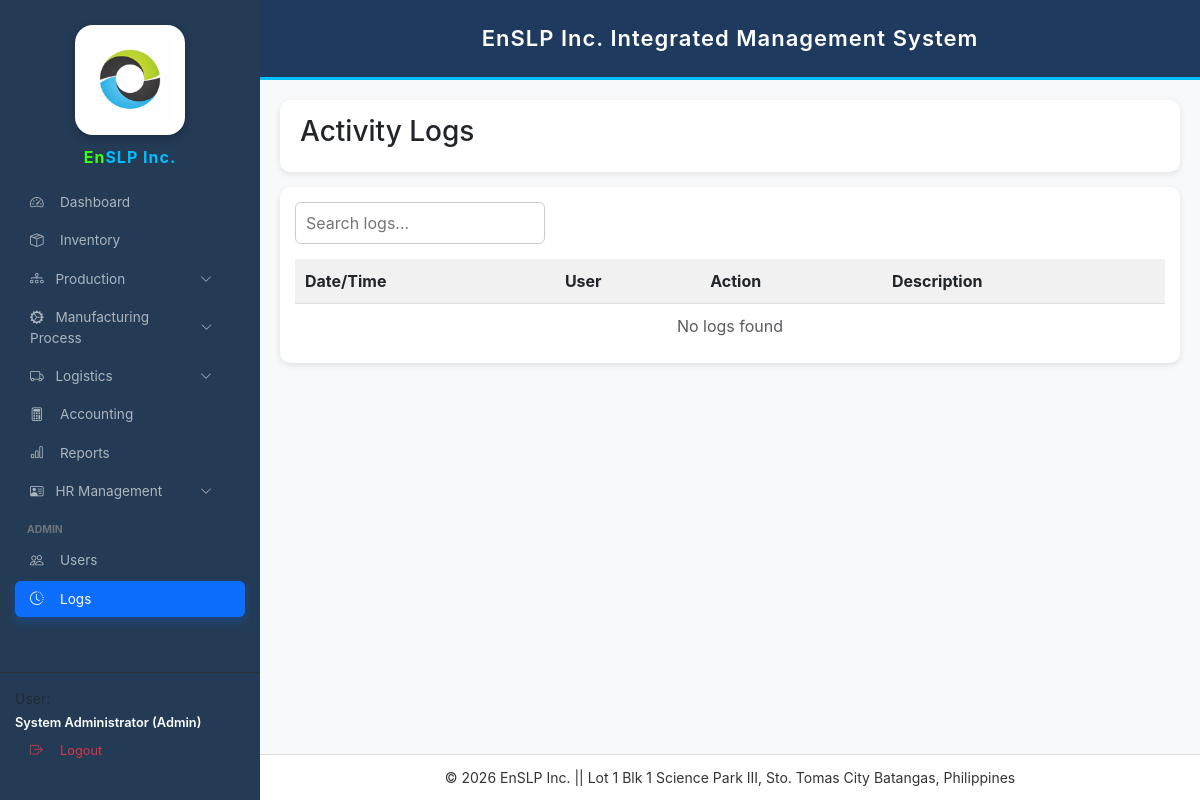
Before: /logs.php (signed in) with the older database file.
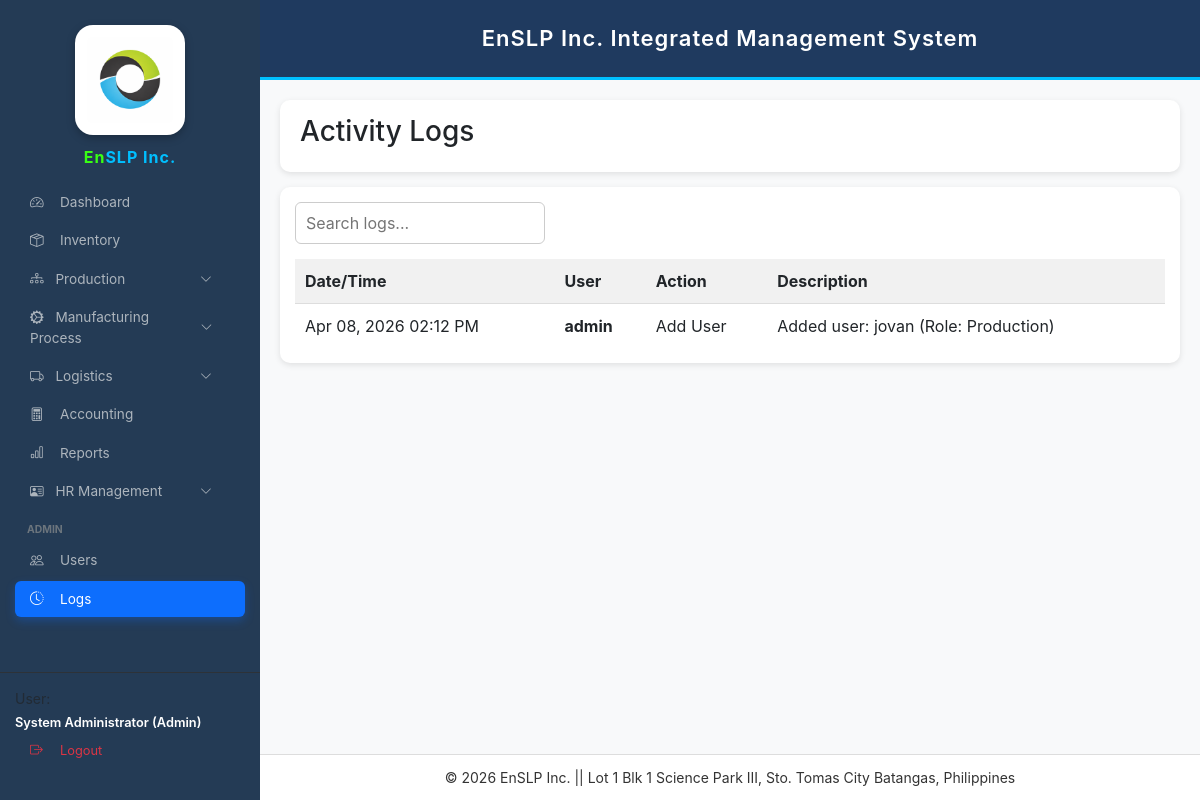
After: the same page with the newer database file.
### tables this page shows
CREATE TABLE `logs` (
  `id` int(11) NOT NULL,
  `user_id` int(11) DEFAULT NULL,
  `action` varchar(100) DEFAULT NULL,
  `description` text DEFAULT NULL,
  `timestamp` datetime DEFAULT current_timestamp()
);

CREATE TABLE `users` (
  `id` int(11) NOT NULL,
  `username` varchar(50) NOT NULL,
  `full_name` varchar(100) DEFAULT NULL,
  `password` varchar(255) DEFAULT NULL,
  `role` varchar(20) DEFAULT 'Admin',
  `status` varchar(20) DEFAULT 'active'
);

### logs.php (the view, shortened to what this page needs)
<?php
include 'config.php';
?>
<!DOCTYPE html>
<html lang="en">
<head>
<link href="https://cdn.jsdelivr.net/npm/bootstrap@5.3.0/dist/css/bootstrap.min.css" rel="stylesheet">
</head>
<body>
<?php include 'sidebar.php'; ?>
<?php include "header.php"; ?>
<div class="main-content">
    <div class="title-card">
        <h3>Activity Logs</h3>
    </div>
    <div class="table-card">
        <div class="search-box">
            <input type="text" id="logSearch" placeholder="Search logs...">
        </div>
        <div class="table-responsive">
            <table>
                <thead>
                    <tr>
                        <th>Date/Time</th>
                        <th>User</th>
                        <th>Action</th>
                        <th>Description</th>
                    </tr>
                </thead>
                <tbody>
                <?php
                $query = "SELECT l.*, u.username
                          FROM logs l
                          LEFT JOIN users u ON l.user_id = u.id
                          ORDER BY l.timestamp DESC";
                $stmt = $conn->query($query);
                if($stmt->rowCount() > 0):
                    while($row = $stmt->fetch(PDO::FETCH_ASSOC)):
                ?>
                <tr>
                    <td><?= date('M d, Y h:i A', strtotime($row['timestamp'])) ?></td>
                    <td>
                        <strong>
                            <?= htmlspecialchars($row['username'] ?? 'System') ?>
                        </strong>
                    </td>
                    <td><?= htmlspecialchars($row['action']) ?></td>
                    <td><?= htmlspecialchars($row['description']) ?></td>
                </tr>
                <?php endwhile; else: ?>
                <tr>
                    <td colspan="4" class="text-center text-muted">
                        No logs found
                    </td>
                </tr>
                <?php endif; ?>
                </tbody>
            </table>
        </div>
    </div>
</div>
<?php include 'footer.php'; ?>
</body>
</html>

### sidebar.php (shortened to what this page needs)
<?php
$current_page = basename($_SERVER['PHP_SELF']);
$user_role = isset($_SESSION['role']) ? strtolower(trim($_SESSION['role'])) : '';
$hr_pages = ['employees.php','payroll.php','attendance.php','thirteenth_month.php'];
$is_hr_open = in_array($current_page,$hr_pages);
$production_pages = ['projects.php','production_history.php','stock_movement.php'];
$is_production_open = in_array($current_page,$production_pages);
$manufacturing_pages = ['cutting.php','etching.php','lamination.php','inspection_qc.php'];
$is_manufacturing_open = in_array($current_page,$manufacturing_pages);
$logistics_pages = ['packing.php','delivery.php'];
$is_logistics_open = in_array($current_page,$logistics_pages);
?>
<link href="https://cdn.jsdelivr.net/npm/bootstrap-icons@1.11.1/font/bootstrap-icons.css" rel="stylesheet">
<div class="sidebar">
<div class="brand-section text-center">
<img src="/enslp-main/logo.png" class="sidebar-logo">
<div class="brand-text">
<span class="logo-en">En</span><span class="logo-slp">SLP Inc.</span>
</div>
</div>
<div class="sidebar-menu">
<a href="dashboard.php" class="nav-link <?= ($current_page=='dashboard.php')?'active':'' ?>">
<i class="bi bi-speedometer2"></i> Dashboard
</a>
<a href="inventory.php" class="nav-link <?= ($current_page=='inventory.php')?'active':'' ?>">
<i class="bi bi-box-seam"></i> Inventory
</a>
<a class="nav-link d-flex justify-content-between align-items-center <?= $is_production_open?'active':'' ?>"
data-bs-toggle="collapse"
href="#productionMenu">
<span><i class="bi bi-diagram-3"></i> Production</span>
<i class="bi bi-chevron-down small"></i>
</a>
<a class="nav-link d-flex justify-content-between align-items-center <?= $is_manufacturing_open?'active':'' ?>"
data-bs-toggle="collapse"
href="#manufacturingMenu">
<span><i class="bi bi-gear-wide-connected"></i> Manufacturing Process</span>
<i class="bi bi-chevron-down small"></i>
</a>
<?php if($user_role !== 'production'): ?>
<a class="nav-link d-flex justify-content-between align-items-center <?= $is_logistics_open?'active':'' ?>"
data-bs-toggle="collapse"
href="#logisticsMenu">
<span><i class="bi bi-truck"></i> Logistics</span>
<i class="bi bi-chevron-down small"></i>
</a>
<?php endif; ?>
<a href="accounting.php" class="nav-link <?= ($current_page=='accounting.php')?'active':'' ?>">
<i class="bi bi-calculator"></i> Accounting
</a>
<a href="reports.php" class="nav-link <?= ($current_page=='reports.php')?'active':'' ?>">
<i class="bi bi-bar-chart"></i> Reports
</a>
<a class="nav-link d-flex justify-content-between align-items-center <?= $is_hr_open?'active':'' ?>"
data-bs-toggle="collapse"
href="#hrMenu">
<span><i class="bi bi-person-vcard"></i> HR Management</span>
<i class="bi bi-chevron-down small"></i>
</a>
<?php if ($user_role === 'admin'): ?>
<p class="menu-header">Admin</p>
<a href="users.php" class="nav-link <?= ($current_page=='users.php')?'active':'' ?>">
<i class="bi bi-people"></i> Users
</a>
<a href="logs.php" class="nav-link <?= ($current_page=='logs.php')?'active':'' ?>">
<i class="bi bi-clock-history"></i> Logs
</a>
<?php endif; ?>
</div>
<div class="user-footer">
<small class="text-muted d-block">User:</small>
<span class="user-name">
<?= htmlspecialchars(
    ($_SESSION['full_name'] ?? $_SESSION['username'] ?? 'User') .
    ' (' . ucfirst($_SESSION['role'] ?? 'role') . ')'
) ?>
</span>
<a href="logout.php" class="nav-link logout-btn">
<i class="bi bi-box-arrow-right"></i> Logout
</a>
</div>
</div>

### header.php (shortened to what this page needs)
<div class="header-bar">
EnSLP Inc. Integrated Management System
</div>

### footer.php (shortened to what this page needs)
<div class="footer-bar">
© 2026 EnSLP Inc. || Lot 1 Blk 1 Science Park III, Sto. Tomas City Batangas, Philippines
</div>

### logs.php (style rules this page uses)
body { margin:0; background:#f5f6fa; font-family:'Segoe UI', sans-serif; }
.main-content { margin-left:260px; width:calc(100% - 260px); padding:20px; margin-top:80px; }
.title-card { background:#fff; padding:15px 20px; border-radius:10px; margin-bottom:15px; box-shadow:0 2px 6px rgba(0,0,0,0.1); }
.table-card { background:#fff; border-radius:10px; padding:15px; box-shadow:0 2px 6px rgba(0,0,0,0.1); }
.search-box { margin-bottom:15px; }
.search-box input { width:250px; padding:8px 10px; border-radius:6px; border:1px solid #ccc; }
table { width:100%; border-collapse:collapse; }
table th { background:#f1f1f1; padding:10px; text-align:left; }
table td { padding:10px; border-top:1px solid #ddd; }

### sidebar.php (style rules this page uses)
:root { --sb-width:260px; --primary-blue:#0d6efd; --sidebar-bg:#243b55; }
.sidebar { background: linear-gradient(180deg, #2c4a6b 0%, #1f2f45 100%); }
.nav-link.active { background:linear-gradient(90deg,#0d6efd,#3d8bfd); color:white; box-shadow:0 4px 10px rgba(13,110,253,0.3); }
body { font-family:'Inter',sans-serif!important; margin:0!important; background:#f8f9fa; }
.sidebar { position:fixed; top:0; left:0; bottom:0; width:var(--sb-width); background:var(--sidebar-bg); z-index:99999; display:flex; flex-direction:column; padding:15px 0; }
.sidebar-logo { width:110px; height:110px; object-fit:contain; background:white; padding:12px; border-radius:18px; display:block; margin:10px auto; box-shadow:0 3px 8px rgba(0,0,0,0.25); }
.brand-text { color:white; font-weight:700; font-size:16px; letter-spacing:1px; text-align:center; }
.sidebar-menu { flex:1; overflow-y:auto; padding:15px; }
.nav-link { display:flex; align-items:center; color:#adb5bd; padding:8px 15px; text-decoration:none; border-radius:6px; margin-bottom:2px; font-size:.85rem; }
.nav-link i { width:22px; margin-right:8px; }
.nav-link.active { background:var(--primary-blue); color:white; }
.menu-header { color:#6c757d; font-size:.65rem; font-weight:700; text-transform:uppercase; margin:12px 0 5px 12px; }
.user-footer { margin-top:auto; padding:15px; border-top:1px solid #2d3238; }
.user-name { color:white; font-size:.8rem; font-weight:600; }
.logout-btn { color:#dc3545; font-size:.8rem; }
.logo-en { color:#39ff14;font-weight:700; }
.logo-slp { color:#00bfff;font-weight:700; }

### header.php (style rules this page uses)
.header-bar { background:#1f3a5f; color:white; position:fixed; top:0; left:260px; right:0; text-align:center; padding:22px 20px; font-size:22px; font-weight:600; letter-spacing:1px; border-bottom:3px solid #00bfff; z-index:999; }

### footer.php (style rules this page uses)
.footer-bar { position:fixed; bottom:0; left:260px; right:0; background:white; color:#333; text-align:center; padding:12px 10px; font-size:14px; border-top:1px solid #ddd; }

Changed rows visible on the page:
added logs: timestamp "Apr 08, 2026 02:12 PM", user.username "admin", action "Add User", description "Added user: jovan (Role: Production)"
Other visible differences:
text no longer shown: "No logs found"
